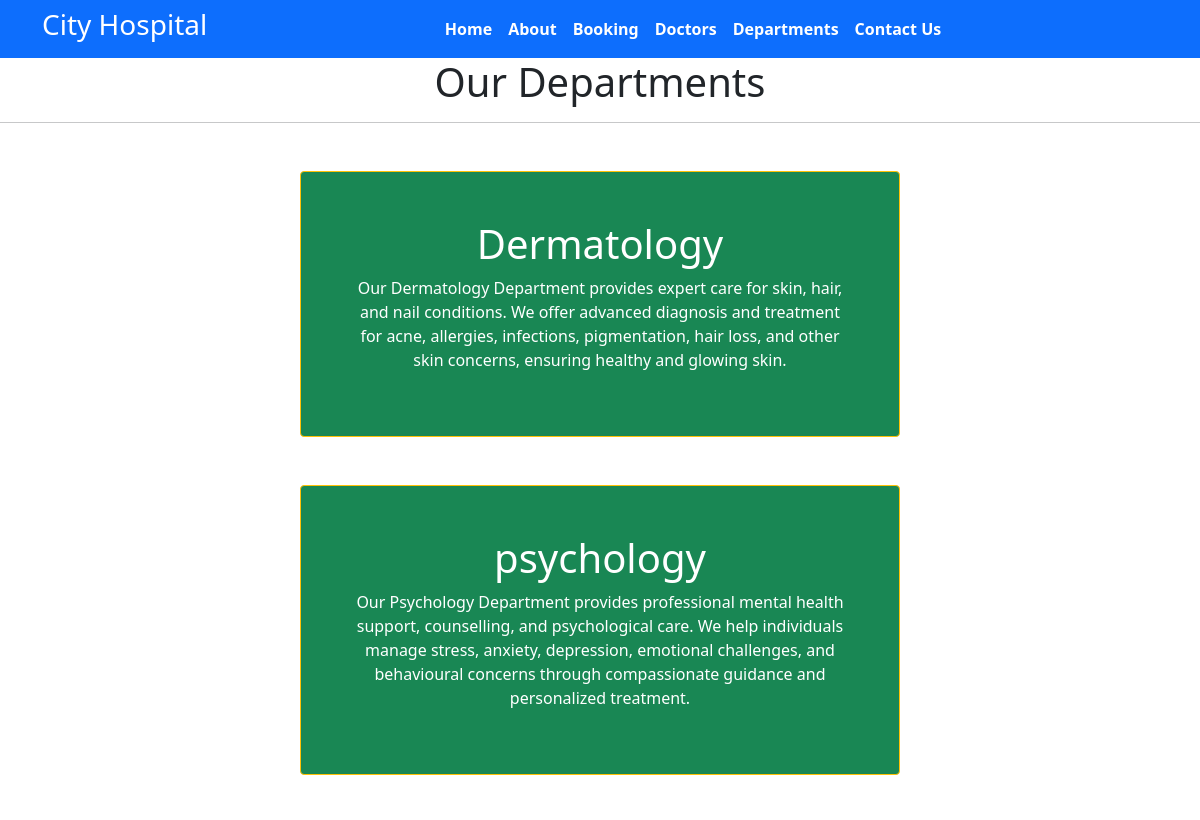
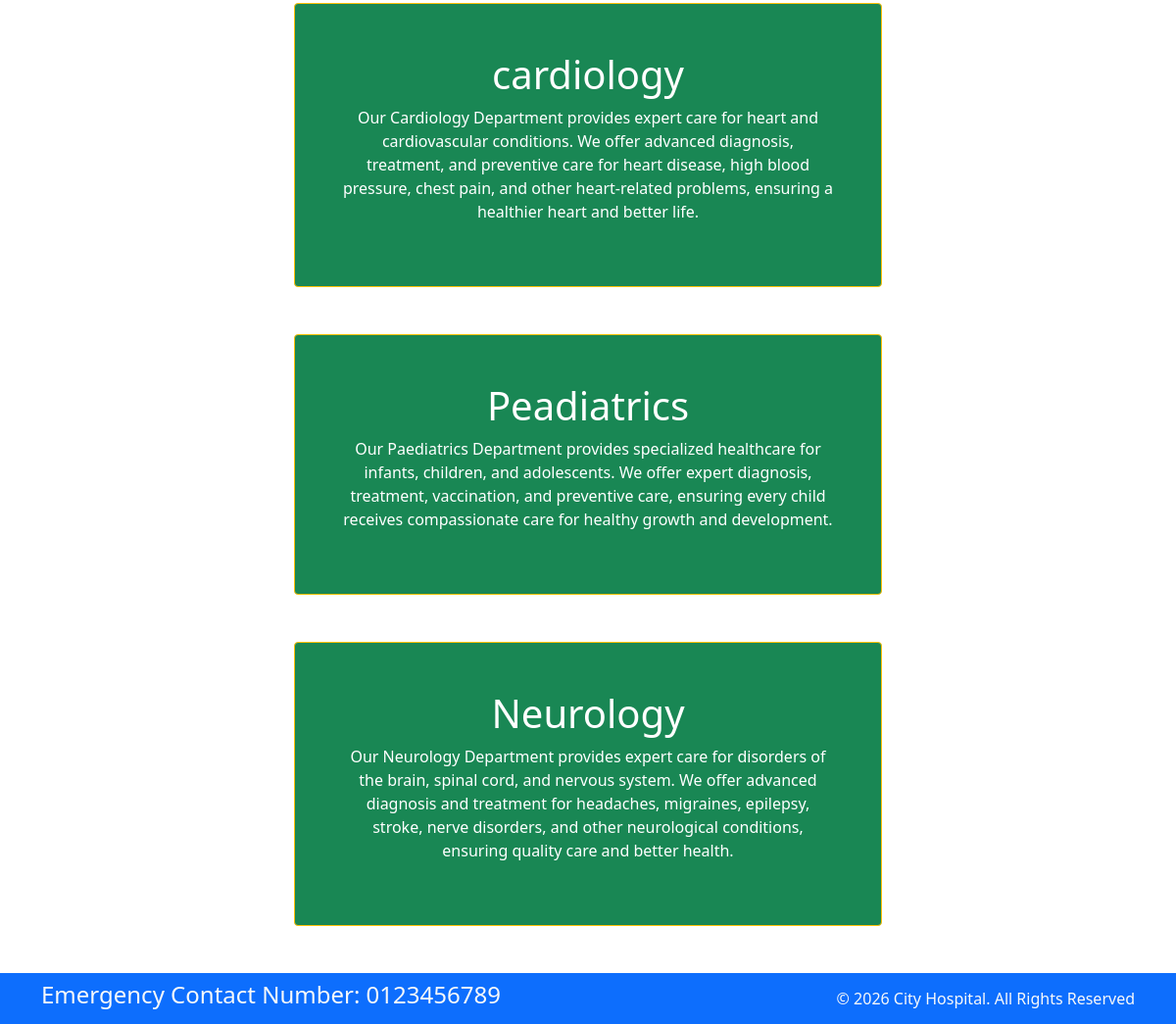
Screenshot of /department with the database file from the repository (2 pictures, top to bottom).
### home/models.py (models this page shows, shortened)
class Departments(models.Model):
    dep_name = models.CharField(max_length=100)
    dep_discription = models.TextField()

### home/views.py (the view)
# urls.py: path('department',views.department,name='department'),
def department(request):
    dict_dept={
        'dept': Departments.objects.all()
    }
    return render(request,'department.html',dict_dept)

### templates/department.html (shortened to what this page needs)
{% extends 'base.html' %}
{% block content%}
<h1 class="text-center"> Our Departments </h1>
<hr>
{% for d in dept %}
<div class="mx-auto w-50 bg-success text-center text-white p-5 my-5 border border-warning rounded">
    <h1>{{d.dep_name}}</h1>
    <p>{{d.dep_discription}}</p>
</div>
{% endfor %}
{% endblock %}

### rows the page displays
Departments: dep_name "Dermatology", dep_discription "Our Dermatology Department provides expert care for skin, hair, and nail conditions. We offer advanced diagnosis and treatment for acne, allergies, infections, pigmentation, hair loss, and other skin concerns, ensuring healthy and glowing skin."
Departments: dep_name "psychology", dep_discription "Our Psychology Department provides professional mental health support, counselling, and psychological care. We help individuals manage stress, anxiety, depression, emotional challenges, and behavioural concerns through compassionate guidance and personalized treatment."
Departments: dep_name "cardiology", dep_discription "Our Cardiology Department provides expert care for heart and cardiovascular conditions. We offer advanced diagnosis, treatment, and preventive care for heart disease, high blood pressure, chest pain, and other heart-related problems, ensuring a healthier heart and better life."
Departments: dep_name "Peadiatrics", dep_discription "Our Paediatrics Department provides specialized healthcare for infants, children, and adolescents. We offer expert diagnosis, treatment, vaccination, and preventive care, ensuring every child receives compassionate care for healthy growth and development."
Departments: dep_name "Neurology", dep_discription "Our Neurology Department provides expert care for disorders of the brain, spinal cord, and nervous system. We offer advanced diagnosis and treatment for headaches, migraines, epilepsy, stroke, nerve disorders, and other neurological conditions, ensuring quality care and better health."
